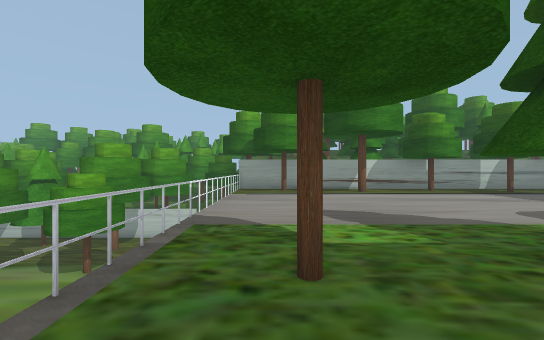
[1] (above)

24 first-person views from a walk through a 3-D level made in the Godot game engine. The camera is 1.4 m above the floor, looks level and sees 90° across. The floor is counted in squares, 2 m on a side. Each view is taken from the middle of a square. On the plan, view 1 faces up. The plan holds only what a view shows up to about 9 squares ahead; the rest is blank. The place goes on beyond the plan.

[2]
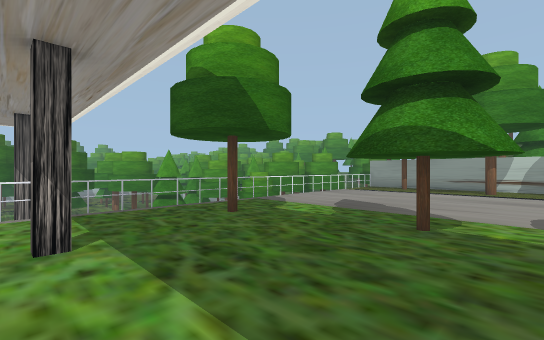

[3]
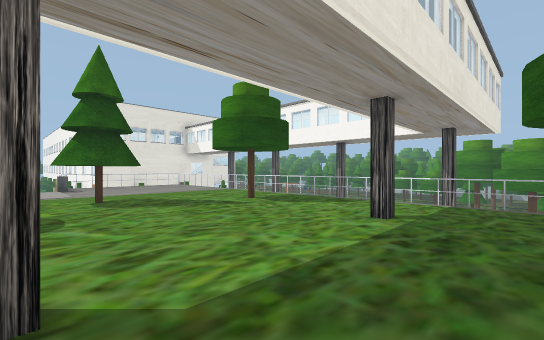

[4]
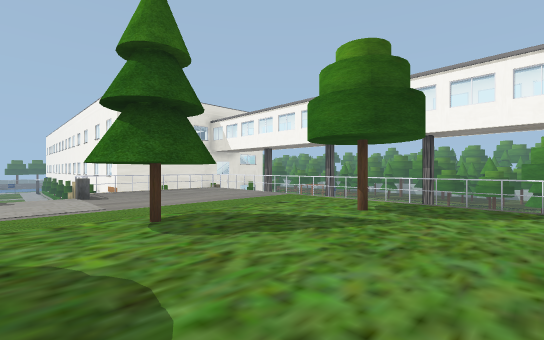

[5]
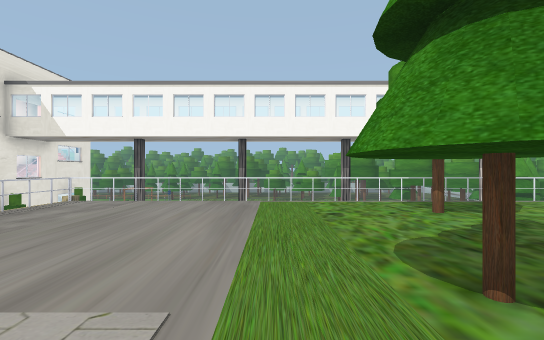

[6]
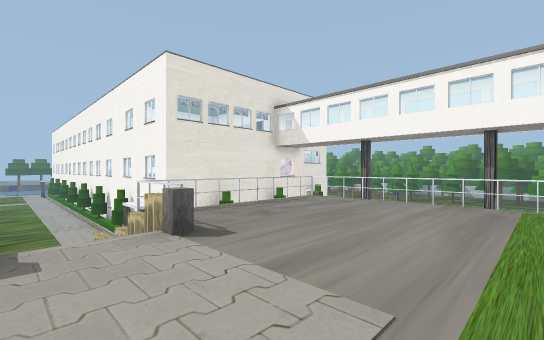

[7]
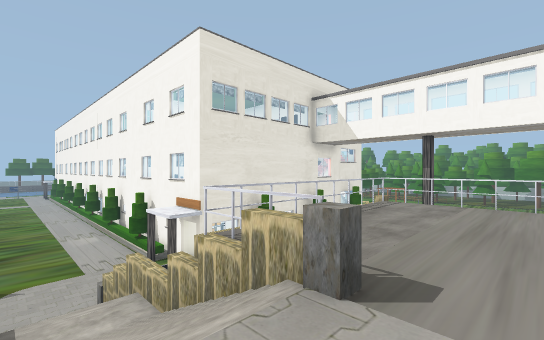

[8]
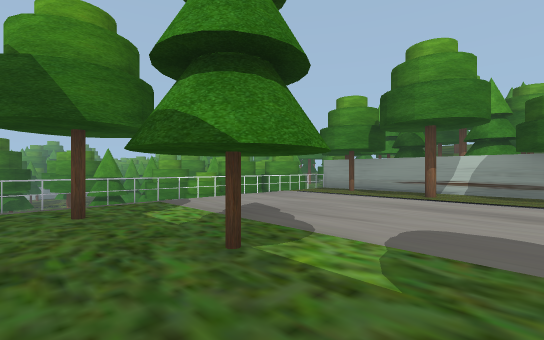

[9]
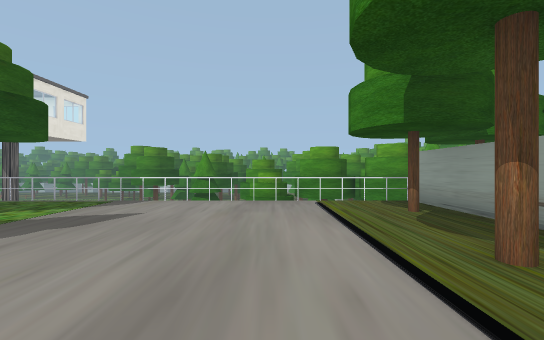

[10]
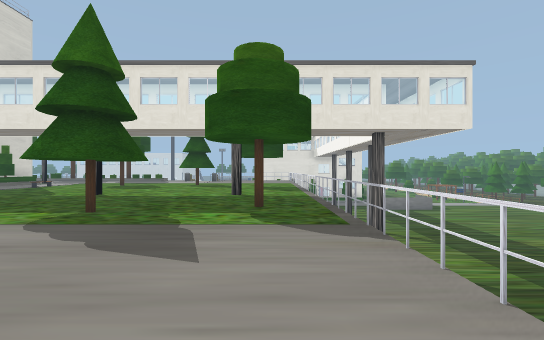

[11]
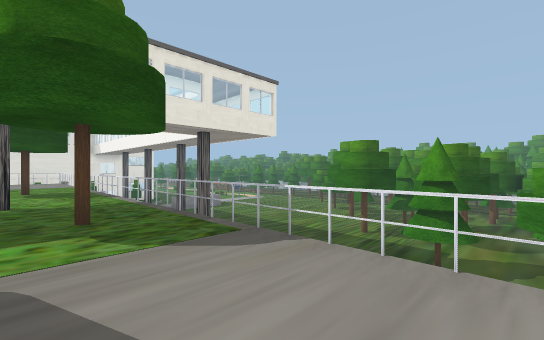

[12]
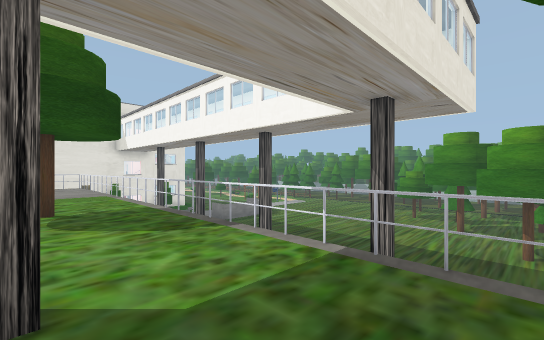

[13]
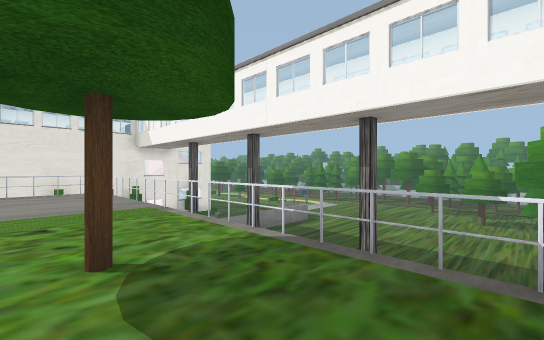

[14]
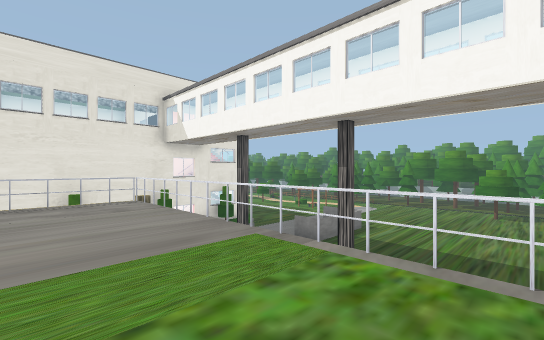

[15]
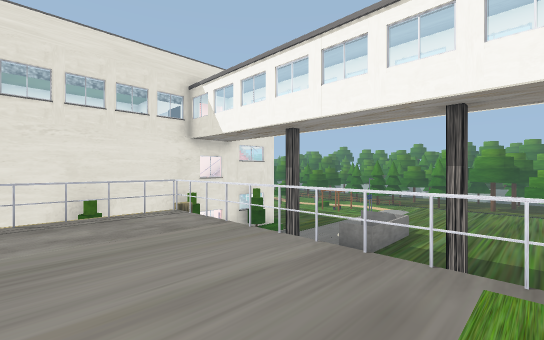

[16]
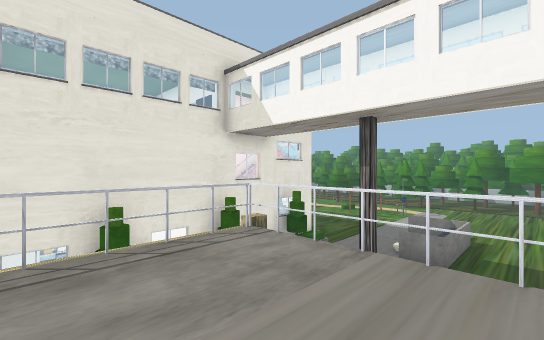

[17]
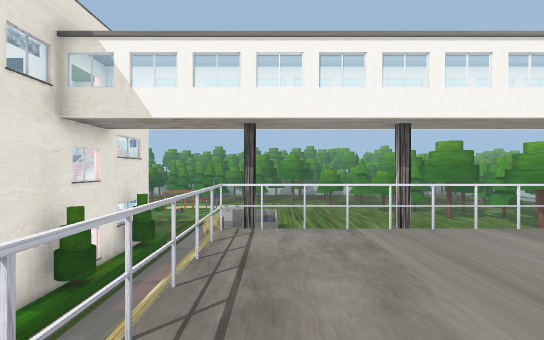

[18]
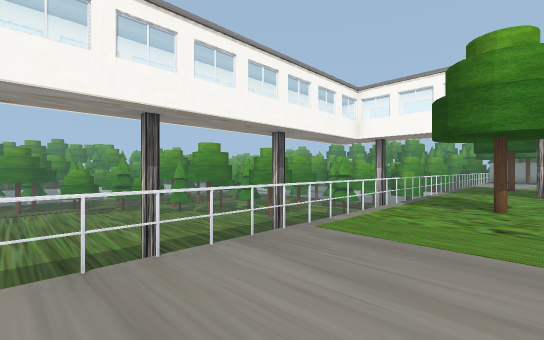

[19]
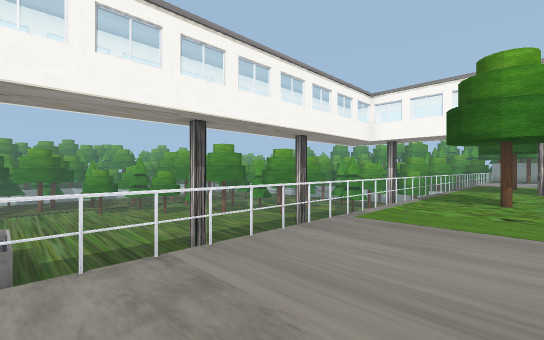

[20]
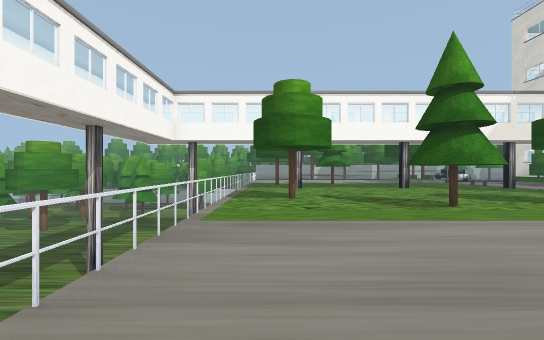

[21]
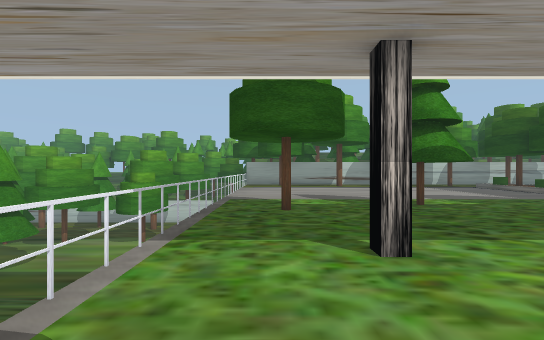

[22]
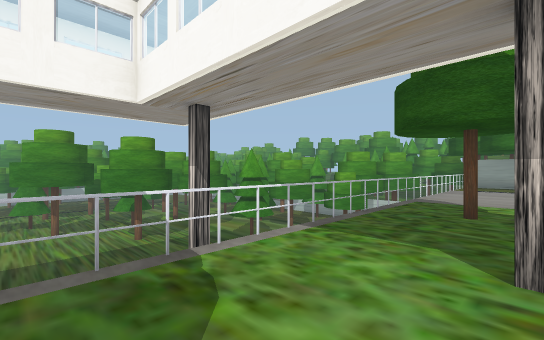

[23]
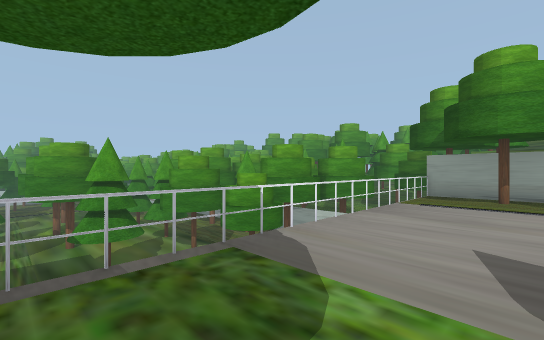

[24]
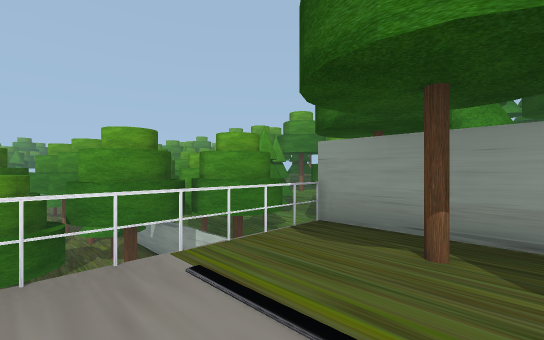

### Floor plan
Key: @ floor where view 1 was taken; # wall or solid block; x gap in a wall; . main floor; : floor 3.75 m higher than the main floor; / step, stairs or slope; ^ raised ledge; P pillar.
Columns run from 11 left of view 1 to 5 right of it. Each row starts with its distance up from view 1.
 11    ####
 10   ...     #######
  9   .#..#   ##::::
  8   .....   #::::::
  7      .#   #::::::
  6 .......   #::::::
  5 .......   #::::::
  4  #..#..   #::::::
  3 .......   #:::#::
  2 .......   #::::::
  1 .#.....   #::::::
  0 .......   #@:::::
 -1  ......   #:P:::P
 -2 .......   #::::::
 -3 .......   #::::::
 -4  ......P  #::::::
 -5 .......   #::::::
 -6 .....     #:::#::
 -7 .....     #::::::
 -8 .....     #::::::
 -9 .....     #::::::
-10 .....     #:::#/^
-11 .^^^#     #::::/
-12    .#     #####/
-13    ..          /
-14     ......     ^
-15     #########P .x
-16         #####P...
-17             #....
-18              #...
-19              ^...
-20               ...
-21                ..

Where each view was taken, in squares from view 1:
view 1: 0 up, 0 right, facing up
view 2: 1 down, 4 right, facing up-left
view 3: 1 up, 5 right, facing down-left
view 4: 2 down, 5 right, facing down-left
view 5: 7 down, 5 right, facing left
view 6: 7 down, 5 right, facing down-left
view 7: 9 down, 5 right, facing down-left
view 8: 1 up, 5 right, facing up-left
view 9: 7 up, 5 right, facing left
view 10: 7 up, 0 right, facing down
view 11: 6 up, 1 right, facing down-left
view 12: 1 up, 1 right, facing down-left
view 13: 2 down, 1 right, facing down-left
view 14: 5 down, 1 right, facing down-left
view 15: 7 down, 1 right, facing down-left
view 16: 9 down, 1 right, facing down-left
view 17: 11 down, 2 right, facing left
view 18: 10 down, 1 right, facing up-left
view 19: 11 down, 1 right, facing up-left
view 20: 11 down, 0 right, facing up
view 21: 3 down, 0 right, facing up
view 22: 3 down, 1 right, facing up-left
view 23: 2 up, 1 right, facing up-left
view 24: 7 up, 1 right, facing up-left
